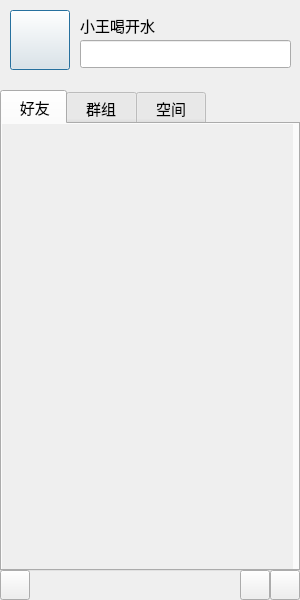
<?xml version="1.0" encoding="UTF-8"?>
<ui version="4.0">
 <class>myChatDialog</class>
 <widget class="QDialog" name="myChatDialog">
  <property name="geometry">
   <rect>
    <x>0</x>
    <y>0</y>
    <width>300</width>
    <height>600</height>
   </rect>
  </property>
  <property name="minimumSize">
   <size>
    <width>300</width>
    <height>600</height>
   </size>
  </property>
  <property name="maximumSize">
   <size>
    <width>300</width>
    <height>600</height>
   </size>
  </property>
  <property name="font">
   <font>
    <family>楷体</family>
    <pointsize>11</pointsize>
   </font>
  </property>
  <property name="windowTitle">
   <string>myChatDialog</string>
  </property>
  <widget class="QPushButton" name="pb_icon">
   <property name="geometry">
    <rect>
     <x>10</x>
     <y>10</y>
     <width>60</width>
     <height>60</height>
    </rect>
   </property>
   <property name="autoFillBackground">
    <bool>false</bool>
   </property>
   <property name="text">
    <string/>
   </property>
   <property name="icon">
    <iconset resource="resources.qrc">
     <normaloff>:/tx/14.png</normaloff>:/tx/14.png</iconset>
   </property>
   <property name="iconSize">
    <size>
     <width>200</width>
     <height>250</height>
    </size>
   </property>
   <property name="checkable">
    <bool>false</bool>
   </property>
   <property name="autoRepeat">
    <bool>false</bool>
   </property>
   <property name="autoExclusive">
    <bool>false</bool>
   </property>
   <property name="autoDefault">
    <bool>true</bool>
   </property>
  </widget>
  <widget class="QLabel" name="lb_name">
   <property name="geometry">
    <rect>
     <x>80</x>
     <y>10</y>
     <width>131</width>
     <height>30</height>
    </rect>
   </property>
   <property name="text">
    <string>小王喝开水</string>
   </property>
  </widget>
  <widget class="QLineEdit" name="le_feeling">
   <property name="geometry">
    <rect>
     <x>80</x>
     <y>40</y>
     <width>211</width>
     <height>28</height>
    </rect>
   </property>
  </widget>
  <widget class="QTabWidget" name="tabWidget">
   <property name="geometry">
    <rect>
     <x>0</x>
     <y>90</y>
     <width>300</width>
     <height>481</height>
    </rect>
   </property>
   <property name="currentIndex">
    <number>0</number>
   </property>
   <widget class="QWidget" name="page_friend">
    <attribute name="title">
     <string>  好友 </string>
    </attribute>
    <widget class="QScrollArea" name="scrollArea">
     <property name="geometry">
      <rect>
       <x>0</x>
       <y>0</y>
       <width>291</width>
       <height>451</height>
      </rect>
     </property>
     <property name="frameShape">
      <enum>QFrame::NoFrame</enum>
     </property>
     <property name="widgetResizable">
      <bool>true</bool>
     </property>
     <widget class="QWidget" name="scrollAreaWidgetContents">
      <property name="geometry">
       <rect>
        <x>0</x>
        <y>0</y>
        <width>291</width>
        <height>451</height>
       </rect>
      </property>
      <layout class="QVBoxLayout" name="verticalLayout">
       <property name="leftMargin">
        <number>0</number>
       </property>
       <property name="topMargin">
        <number>3</number>
       </property>
       <property name="rightMargin">
        <number>0</number>
       </property>
       <property name="bottomMargin">
        <number>3</number>
       </property>
       <item>
        <widget class="QWidget" name="wdg_list" native="true"/>
       </item>
       <item>
        <spacer name="verticalSpacer">
         <property name="orientation">
          <enum>Qt::Vertical</enum>
         </property>
         <property name="sizeHint" stdset="0">
          <size>
           <width>20</width>
           <height>395</height>
          </size>
         </property>
        </spacer>
       </item>
      </layout>
     </widget>
    </widget>
   </widget>
   <widget class="QWidget" name="page_group">
    <attribute name="title">
     <string>  群组  </string>
    </attribute>
   </widget>
   <widget class="QWidget" name="page_space">
    <attribute name="title">
     <string>  空间  </string>
    </attribute>
   </widget>
  </widget>
  <widget class="QPushButton" name="pb_tool1">
   <property name="geometry">
    <rect>
     <x>0</x>
     <y>570</y>
     <width>30</width>
     <height>30</height>
    </rect>
   </property>
   <property name="text">
    <string/>
   </property>
  </widget>
  <widget class="QPushButton" name="pb_tool2">
   <property name="geometry">
    <rect>
     <x>240</x>
     <y>570</y>
     <width>30</width>
     <height>30</height>
    </rect>
   </property>
   <property name="text">
    <string/>
   </property>
  </widget>
  <widget class="QPushButton" name="pb_tool3">
   <property name="geometry">
    <rect>
     <x>270</x>
     <y>570</y>
     <width>30</width>
     <height>30</height>
    </rect>
   </property>
   <property name="text">
    <string/>
   </property>
  </widget>
 </widget>
 <resources>
  <include location="resources.qrc"/>
 </resources>
 <connections/>
</ui>
